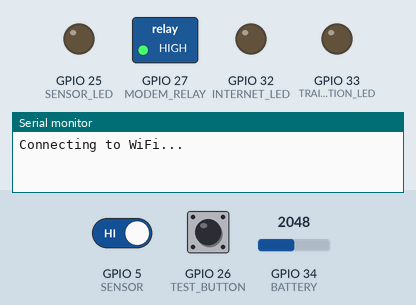
Bench run of a program on a simulated ESP32. Parts: switched loads named in the program (green lamp = pin HIGH), output pins drawn as LEDs (lit = HIGH), the last lines printed to the serial monitor. Inputs (shaded band) come from the test bench; at power-on: GPIO 26 (TEST_BUTTON) HIGH, GPIO 5 (SENSOR) HIGH, GPIO 34 (BATTERY) = 2048. WiFi joins after 1.5 s; servers stay silent unless stated.

Above: at 0.1 s.
At 11.2 s:
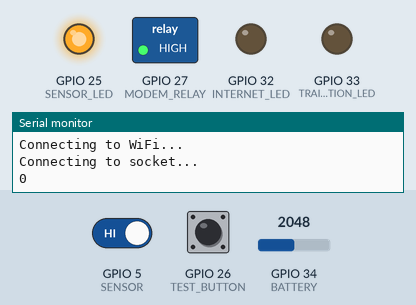
11.3 s: GPIO 26 (TEST_BUTTON) pulled LOW for 0.15 s
At 11.7 s:
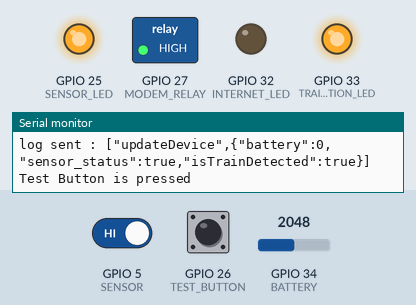
Timing chart, 0 to 42.8 s (numbered marks = the images above; inputs shaded):
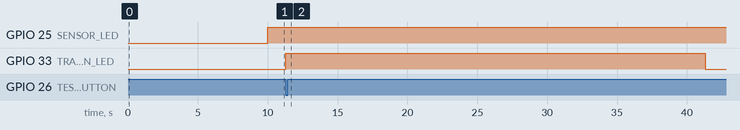

Measured:
- after the input at 11.3 s, GPIO 33 (TRAIN_DETECTION_LED): LOW → HIGH at once, → LOW 30.0 s later

The program:

main.cpp
```cpp
#include "WifiService.h"
#include "MySocketService.h"
#include "helper.h"

// Create a SocketService instance
SocketService socketService;
WiFiService wiFiService;
Helper helper;

bool internet_status = false;
int battery_percentage = 0;

// Push data to server timing
unsigned long device_update_time = millis();
const unsigned long device_update_duration = 1000 * 45;

bool sensor_status = false;
bool sensor_previous_value = false;


// Sensor status detection related
unsigned long sensor_low_time = 0;
const unsigned long sensor_low_duration = 1000 * 60;

// train detection variables
unsigned long detection_sensor_low_time = 0;
const unsigned long detection_sensor_low_duration = 1000 * 10;
unsigned int wheel_count = 0;

// train detection led related variables
unsigned long train_detection_led_on_time = 0;
const unsigned long train_detection_led_duration = 1000 * 30;

// train detection cooldown related
unsigned long traind_detected_at = 0;
const unsigned long train_detection_cooldown_duration = 1000 * 60 * 3;
bool socket_status = false;

SemaphoreHandle_t mutex;


void socketIOTask(void *pvParameters)
{

  while (true)
  {

    if (xSemaphoreTake(mutex, portMAX_DELAY))
    {
      // Run the Socket.IO loop
      socketService.socketIO.loop();
      socket_status = socketService.isConnected();
      xSemaphoreGive(mutex);
    }
    vTaskDelay(10 / portTICK_PERIOD_MS); // Yield to other tasks
  }
}

void setup()
{
  // Pin definitions
  pinMode(BATTERY, INPUT);
  pinMode(MODEM_RELAY, OUTPUT);
  pinMode(INTERNET_LED, OUTPUT);
  pinMode(SENSOR_LED, OUTPUT);   // Added for SENSOR_LED
  pinMode(SENSOR, INPUT_PULLUP); // Pin for sensor input
  pinMode(TRAIN_DETECTION_LED, OUTPUT);
  pinMode(TEST_BUTTON, INPUT_PULLUP);

  // Initial pin states
  digitalWrite(MODEM_RELAY, HIGH);
  digitalWrite(INTERNET_LED, LOW);
  digitalWrite(SENSOR_LED, LOW); // Turn off SENSOR_LED initially
  digitalWrite(TRAIN_DETECTION_LED, LOW);

  Serial.begin(115200);

  wiFiService.begin();
  socketService.connect(HOST_ID, HOST_PORT);

  mutex = xSemaphoreCreateMutex();

  // Create the Socket.IO task on Core 1
  xTaskCreatePinnedToCore(socketIOTask, "SocketIOTask", 8192, NULL, 1, NULL, 1);
}

// DONE :  test button
void testButton(bool test_button_value,unsigned long current_time){

  if (test_button_value == LOW && train_detection_led_on_time == 0)
  {
    digitalWrite(TRAIN_DETECTION_LED, HIGH);
    socketService.send_log(battery_percentage, sensor_status, true);
    train_detection_led_on_time = current_time;
    Serial.println("Test Button is pressed");
  }
}

void loop()
{
  unsigned long current_time = millis();
  internet_status = wiFiService.isConnected();

  if (!internet_status)
  {
    wiFiService.begin();
  }

  // Check if Wi-Fi is connected
  digitalWrite(INTERNET_LED, socket_status);
  battery_percentage = helper.batteryPercentage();

  // Sensor status code
  int sensor_value = digitalRead(SENSOR);
  int test_button_value = digitalRead(TEST_BUTTON);

  // DONE : Test system
  testButton(test_button_value,current_time);

  // Check the sensor value
  if (sensor_value == HIGH)
  {
    // Turn on SENSOR_LED if sensor value is high
    digitalWrite(SENSOR_LED, HIGH);
    sensor_low_time = 0;  // Reset sensor low time since it's high
    sensor_status = true; // Update LED state
  }
  else if (sensor_value == LOW)
  {
    // If sensor is low, start or continue the low timer
    if (sensor_low_time == 0)
    {
      sensor_low_time = current_time; // Start timing when sensor goes low
    }

    // If sensor has been low for more than 1 minute, turn off SENSOR_LED
    if (current_time - sensor_low_time > sensor_low_duration)
    {
      digitalWrite(SENSOR_LED, LOW);
      sensor_status = false; // Update LED state
    }
  }

  if (sensor_value != sensor_previous_value)
  {

    if (detection_sensor_low_time == 0)
    {
      detection_sensor_low_time = current_time;
    }

    sensor_previous_value = sensor_value;

    Serial.println(wheel_count);
    if (current_time - detection_sensor_low_time < detection_sensor_low_duration && detection_sensor_low_time != 0 && traind_detected_at == 0)
    {

      wheel_count++;

      if (wheel_count >= 8)
      {
        socketService.send_log(battery_percentage, sensor_status, true);
        digitalWrite(TRAIN_DETECTION_LED, HIGH);
        wheel_count = 0;
        detection_sensor_low_time = 0;
        traind_detected_at = current_time;
        train_detection_led_on_time = current_time;
      }
    }
  }

  // resest detection sensor low time
  if (current_time - detection_sensor_low_time > detection_sensor_low_duration && detection_sensor_low_time != 0)
  {
    wheel_count = 0;
    detection_sensor_low_time = 0;
    Serial.println("Train detectecion time reseted");
  }

  // turn off the led
  if (current_time - train_detection_led_on_time > train_detection_led_duration && train_detection_led_on_time != 0)
  {
    digitalWrite(TRAIN_DETECTION_LED, LOW);
    train_detection_led_on_time = 0;

    Serial.println("Turning off train detection led");
  }

  // reset train detection cooldown time

  if (current_time - traind_detected_at > train_detection_cooldown_duration && traind_detected_at != 0)
  {
    traind_detected_at = 0;
    Serial.println("Now! Your can detect train");
  }

  delay(2);
}
```

MySocketService.h
```cpp
#include "SocketIOclient.h"
#include "ArduinoJson.h"
#include "helper.h"

class SocketService
{
private:

    Helper helper;

public:
    SocketIOclient socketIO;
    // Constructor
    SocketService() {

    }

    // Initialize the socket connection
    void connect(const char *host, int port)
    {
        Serial.println("Connecting to socket...");
        socketIO.beginSSL(host, port, "/socket.io/?EIO=4");
        socketIO.onEvent([this](socketIOmessageType_t type, uint8_t *payload, size_t length)
                         { this->socketIOEvent(type, payload, length); });


    }

    // Handle socket events
    void socketIOEvent(socketIOmessageType_t type, uint8_t *payload, size_t length)
    {
        switch (type)
        {
        case sIOtype_DISCONNECT:
            Serial.printf("[IOc] Disconnected!\n");
            break;


        case sIOtype_CONNECT:
            Serial.printf("[IOc] Connected to url: %s\n", payload);
            socketIO.send(sIOtype_CONNECT, "/");
            sendDeviceConnectedEvent();
            break;

        case sIOtype_EVENT:
            if (strncmp((char *)payload, "[\"pong\"]", 8) == 0) {
                Serial.println("Pong received, connection is alive");
            }
            handleSocketEvent(payload, length);
            break;

        case sIOtype_ACK:
            Serial.printf("[IOc] get ack: %u\n", length);
            break;
        case sIOtype_ERROR:
            Serial.printf("[IOc] get error: %u\n", length);
            break;
        case sIOtype_BINARY_EVENT:
            Serial.printf("[IOc] get binary: %u\n", length);
            break;
        case sIOtype_BINARY_ACK:
            Serial.printf("[IOc] get binary ack: %u\n", length);
            break;
        }
    }

    void send_log(int battery_percentage, bool sensor_status,bool isTrainDetected=false)
    {
        DynamicJsonDocument docOut(1024);
        JsonArray array = docOut.to<JsonArray>();
        array.add("updateDevice");
        JsonObject eventData = docOut.createNestedObject();
        eventData["battery"] = battery_percentage;
        eventData["sensor_status"] = sensor_status;
        eventData["isTrainDetected"] = isTrainDetected;
        String output;
        serializeJson(docOut, output);
        socketIO.sendEVENT(output.c_str());

        Serial.print("log sent : ");
        Serial.println(output);
    }


     // Send device connected event
    void sendDeviceConnectedEvent()
    {
        Serial.println("Sending device connected event...");
        DynamicJsonDocument docOut(1024);
        JsonArray array = docOut.to<JsonArray>();
        array.add("deviceConnect");
        array.add(UID); // Send the UID as the user ID
        String output;
        serializeJson(docOut, output);
        socketIO.sendEVENT(output.c_str());
        Serial.println("Device connected event sent");
    }
    // Send log event


    // Check if the socket is connected
    bool isConnected()
    {
        return socketIO.isConnected();
    }

    // Handle incoming socket events
    void handleSocketEvent(uint8_t *payload, size_t length)
    {
        DynamicJsonDocument docIn(1024);
        DeserializationError error = deserializeJson(docIn, payload, length);
        if (error)
        {
            Serial.print(F("deserializeJson() failed: "));
            Serial.println(error.f_str());
            return;
        }

        // Extract the event name
        const char *eventName = docIn[0];

        if (strcmp(eventName, "setData") == 0)
        {
            JsonObject data = docIn[1].as<JsonObject>();
            Serial.println(data);
        }
    }
};
```

WifiService.h
```cpp
#ifndef WIFISERVICE_H
#define WIFISERVICE_H

#include <WiFi.h>
#include "constants.h"

class WiFiService {

public:
    void begin() {
        // Set WiFi to station mode
        WiFi.mode(WIFI_STA);

        // Connect to the Wi-Fi network
        Serial.println("Connecting to WiFi...");
        WiFi.begin(SECRET_SSID, SECRET_PASS);
        delay(1000*10);
    }

    bool isConnected() {
        // Check if the device is connected to WiFi
        return WiFi.status() == WL_CONNECTED;
    }

    void disconnect() {
        // Disconnect from Wi-Fi
        WiFi.disconnect();
        Serial.println("Disconnected from WiFi.");
    }
};

#endif // WIFISERVICE_H
```

constants.h
```cpp
#define CONSTANTS_H

#ifdef CONSTANTS_H

// WiFi Credentials
#define SECRET_SSID "Devil"
#define SECRET_PASS "kuxh_bhi_nahi"

// Socket information
#define UID "d5a15538-6869-48f4-b7e5-459be8ba962d"
#define HOST_ID "railkriti.co.in"
#define HOST_PORT 3005
#define BATTERY 34
#define MODEM_RELAY 27
#define SENSOR 5
#define TEST_BUTTON  26

// led's
#define INTERNET_LED 32
#define SENSOR_LED 25
#define TRAIN_DETECTION_LED 33

#endif
```

helper.h
```cpp
#ifndef BATTERY_SERVICE_H
#define BATTERY_SERVICE_H

#include <Arduino.h>
#include <constants.h>


// Include the pin definitions
class Helper
{

public:
    Helper() {} // Initialize in the constructor

    int batteryPercentage()
    {
        int batteryVoltage = (analogRead(BATTERY) * 3.6 * 5) / 4096.0;  // Convert analog reading to voltage
        int batteryPercentage = map(batteryVoltage, 9.4, 14.2, 0, 100); // Map voltage range to percentage

        // Clamp the percentage value between 0 and 100
        batteryPercentage = constrain(batteryPercentage, 0, 100);

        return batteryPercentage;
    }

    // DONE : restart device
    void restartDevice(int pin)
    {
        Serial.println("device restarting");
        digitalWrite(pin, LOW);
        delay(1000 * 30);
        digitalWrite(pin, HIGH);
    }
};

#endif
```
